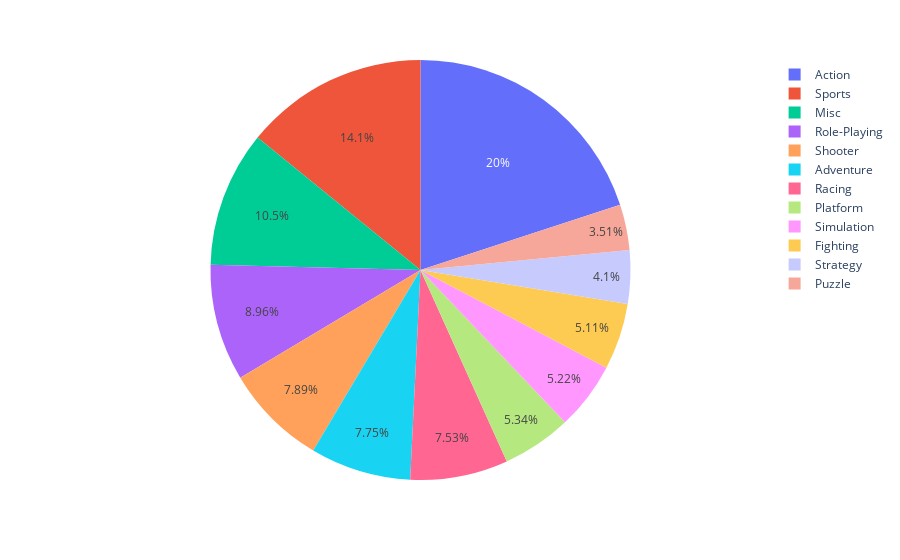

The notebook cell this image was saved under:
### Code cell
fig = px.pie(df, 'Genre')
fig.update_traces(textposition='inside')
fig.show()

### Figure 1 — Plotly figure (JSON) as saved in the notebook; plotly's stock layout.template omitted (floating-point values rounded to 4 significant figures; data arrays with more than 128 entries replaced by an {"elided": "..."} marker saying what was removed)
{"data": [{"domain": {"x": [0, 1], "y": [0, 1]}, "hovertemplate": "Genre=%{label}<extra></extra>", "labels": {"elided": "16598 str values"}, "legendgroup": "", "name": "", "showlegend": true, "textposition": "inside", "type": "pie"}], "layout": {"legend": {"tracegroupgap": 0}, "margin": {"t": 60}}}
